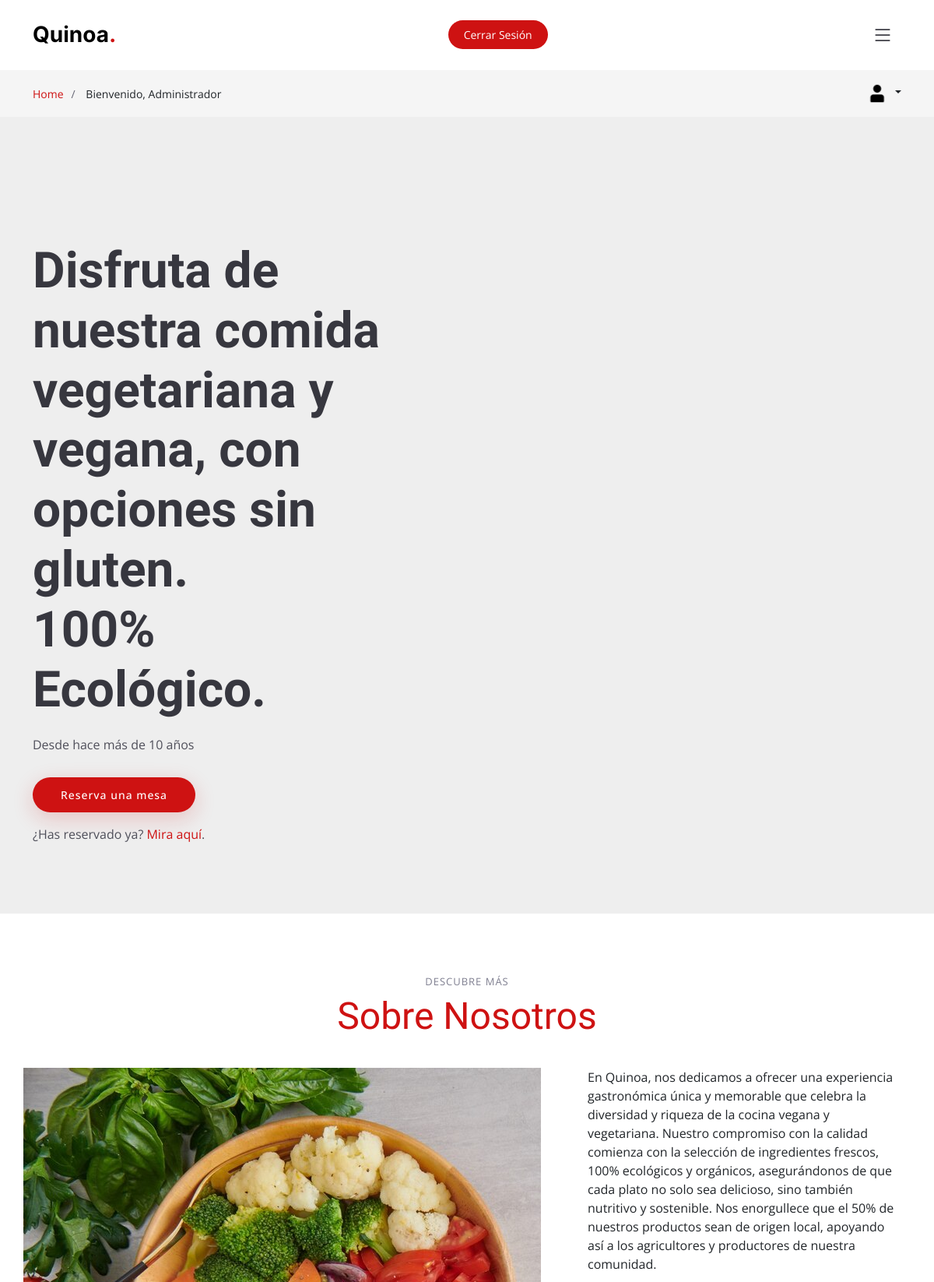
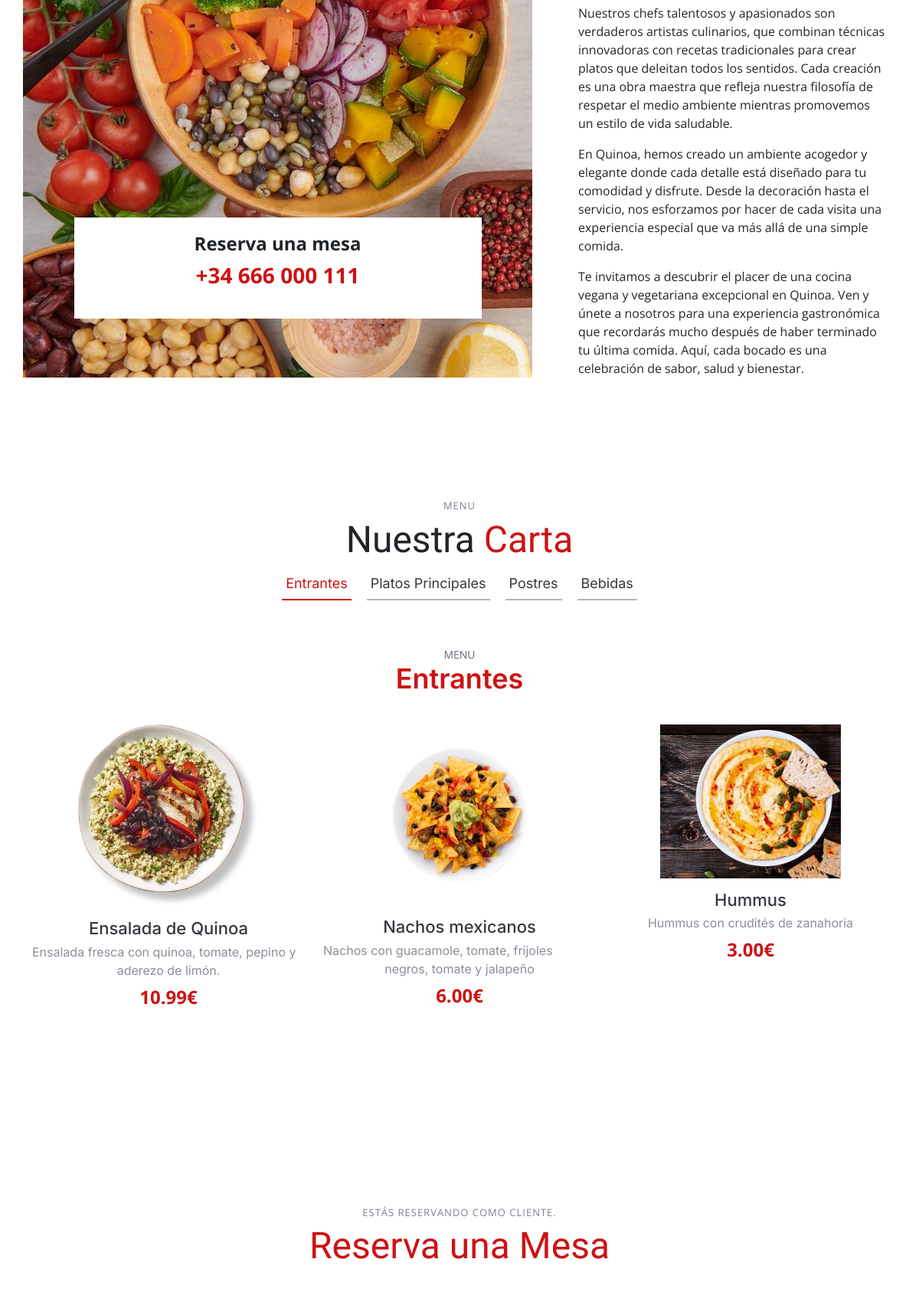
Screenshot of /indexCliente.php (signed in, upper part) with the database file from the repository (2 pictures, top to bottom).
### tables this page shows
CREATE TABLE `menu` (
  `id` int(11) NOT NULL,
  `name` varchar(255) DEFAULT NULL,
  `descrip` varchar(255) DEFAULT NULL,
  `category` varchar(255) NOT NULL,
  `price` decimal(10,2) DEFAULT NULL,
  `img` varchar(255) DEFAULT NULL,
  `state` int(11) NOT NULL
);

### consultas.php (called while the page is built, shortened)
<?php
function conectar()
{
    $conexion = mysqli_connect(DB_SERVER, DB_USERNAME, DB_PASSWORD, DB_NAME);
    return $conexion;
}
function listarMenuIndex()
{
    $conexion = conectar();
    $menuItems = array();
    if ($conexion != null) {
        $sql = "SELECT * FROM menu WHERE state = 1 ORDER BY id ASC";
        $consulta = mysqli_query($conexion, $sql);
        if (mysqli_num_rows($consulta) > 0) {
            while ($datos = mysqli_fetch_assoc($consulta)) {
                $menuItems[] = $datos;
            }
        }
    }
    return $menuItems;
}

### indexCliente.php (the view, shortened to what this page needs)
<?php
require_once("consultas.php");
$menuItems = listarMenuIndex();
?>
<!DOCTYPE html>
<html lang="en">
<head>
  <link href="assets/vendor/bootstrap/css/bootstrap.min.css" rel="stylesheet">
  <link href="assets/vendor/bootstrap-icons/bootstrap-icons.css" rel="stylesheet">
  <link href="assets/vendor/aos/aos.css" rel="stylesheet">
  <link href="assets/vendor/glightbox/css/glightbox.min.css" rel="stylesheet">
  <link href="assets/vendor/swiper/swiper-bundle.min.css" rel="stylesheet">
  <link href="assets/css/main.css" rel="stylesheet">
</head>
<body>
  <header id="header" class="header fixed-top d-flex align-items-center">
    <div class="container d-flex align-items-center justify-content-between">
      <a href="indexCliente.php" class="logo d-flex align-items-center me-auto me-lg-0">
        <h1>Quinoa<span>.</span></h1>
      </a>
      <a class="btn-book-a-table" href="iniciosesion.php" name="logout">Cerrar Sesión</a>
      <i class="mobile-nav-toggle mobile-nav-show bi bi-list"></i>
    </div>
  </header>
  <main id="main">
    <div class="breadcrumbs">
      <div class="container">
        <div class="d-flex justify-content-between align-items-center">
          <ol>
            <li><a href="indexCliente.php">Home</a></li>
            <li>
              Bienvenido, <?php echo $_SESSION["login"]["name"]; ?>
            </li>
          </ol>
          <div class="dropdown book-a-table">
            <a class="nav-link dropdown-toggle" data-bs-toggle="dropdown" href="#" role="button" aria-haspopup="true"
              aria-expanded="false">
              <img src="img/usuario.png" alt="Perfil" width="30" height="30">
            </a>
          </div>
        </div>
      </div>
    </div>
    <section id="hero" class="hero d-flex align-items-center section-bg">
      <div class="container">
        <div class="row justify-content-between gy-5">
          <div
            class="col-lg-5 order-2 order-lg-1 d-flex flex-column justify-content-center align-items-center align-items-lg-start text-center text-lg-start">
            <h2 data-aos="fade-up">Disfruta de nuestra comida vegetariana y vegana, con opciones sin gluten.
              <br>100% Ecológico.
            </h2>
            <p data-aos="fade-up" data-aos-delay="100">Desde hace más de 10 años</p>
            <div class="d-flex" data-aos="fade-up" data-aos-delay="200">
              <a href="#reserva" class="btn-book-a-table">Reserva una mesa</a>
            </div>
            <p class="mt-3 text-center" data-aos="fade-up" data-aos-delay="200">
              ¿Has reservado ya? <a href="#" data-bs-toggle="modal" data-bs-target="#modalReservas">Mira aquí</a>.
            </p>
          </div>
          <div class="col-lg-5 order-1 order-lg-2 text-center text-lg-start">
          </div>
        </div>
      </div>
    </section>
    <section id="about" class="about">
      <div class="container" data-aos="fade-up">
        <div class="section-header">
          <h2>Descubre Más</h2>
          <p><span>Sobre Nosotros</span></p>
        </div>
        <div class="row gy-4">
          <div class="col-lg-7 position-relative about-img" style="background-image: url(assets/img/about.jpg) ;"
            data-aos="fade-up" data-aos-delay="150">
            <div class="call-us position-absolute">
              <h4>Reserva una mesa</h4>
            <p>+34  666 000 111</p>
          </div>
        </div>
        <div class="col-lg-5 d-flex align-items-end" data-aos="fade-up" data-aos-delay="300">
          <div class="content ps-0 ps-lg-5">
            <p>
              En Quinoa, nos dedicamos a ofrecer una experiencia gastronómica única y memorable que celebra la diversidad y riqueza de la cocina vegana y vegetariana. Nuestro compromiso con la calidad comienza con la selección de ingredientes frescos, 100% ecológicos y orgánicos, asegurándonos de que cada plato no solo sea delicioso, sino también nutritivo y sostenible. Nos enorgullece que el 50% de nuestros productos sean de origen local, apoyando así a los agricultores y productores de nuestra comunidad.
            </p>
            <p>
                Nuestros chefs talentosos y apasionados son verdaderos artistas culinarios, que combinan técnicas innovadoras con recetas tradicionales para crear platos que deleitan todos los sentidos. Cada creación es una obra maestra que refleja nuestra filosofía de respetar el medio ambiente mientras promovemos un estilo de vida saludable.
            </p>
            <p>
                En Quinoa, hemos creado un ambiente acogedor y elegante donde cada detalle está diseñado para tu comodidad y disfrute. Desde la decoración hasta el servicio, nos esforzamos por hacer de cada visita una experiencia especial que va más allá de una simple comida.
            </p>
            <p>
                Te invitamos a descubrir el placer de una cocina vegana y vegetariana excepcional en Quinoa. Ven y únete a nosotros para una experiencia gastronómica que recordarás mucho después de haber terminado tu última comida. Aquí, cada bocado es una celebración de sabor, salud y bienestar.
            </p>
            </div>
          </div>
        </div>
      </div>
    </section>
    <section id="menu" class="menu">
      <div class="container" data-aos="fade-up">
        <div class="section-header">
          <h2>Menu</h2>
          <p>Nuestra <span>Carta</span></p>
          <ul class="nav nav-tabs d-flex justify-content-center" data-aos="fade-up" data-aos-delay="200">
            <li class="nav-item">
              <a class="nav-link active show" data-bs-toggle="tab" data-bs-target="#menu-starters">
                <h4>Entrantes</h4>
              </a>
            </li>
            <li class="nav-item">
              <a class="nav-link" data-bs-toggle="tab" data-bs-target="#menu-main">
                <h4>Platos Principales</h4>
              </a>
            <li class="nav-item">
              <a class="nav-link" data-bs-toggle="tab" data-bs-target="#menu-desserts">
                <h4>Postres</h4>
              </a>
            </li>
            <li class="nav-item">
              <a class="nav-link" data-bs-toggle="tab" data-bs-target="#menu-drinks">
                <h4>Bebidas</h4>
              </a>
            </li>
          </ul>
        </div>
        <div class="tab-content" data-aos="fade-up" data-aos-delay="300">
          <div class="tab-pane fade active show" id="menu-starters">
            <div class="tab-header text-center">
              <p>Menu</p>
              <h3>Entrantes</h3>
            </div>
            <div class="row gy-5">
              <?php
              foreach ($menuItems as $item) {
                if ($item['category'] === 'Entrante') {
                  echo '<div class="col-lg-4 menu-item">';
                  echo '<a href="' . $item["img"] . '" class="glightbox"><img src="' . $item["img"] . '" class="menu-img img-fluid" alt=""></a>';
                  echo '<h4>' . $item["name"] . '</h4>';
                  echo '<p class="ingredients">' . $item["descrip"] . '</p>';
                  echo '<p class="price">' . $item["price"] . '€</p>';
                  echo '</div>';
                }
              }
              ?>
            </div>
          </div>
        </div>
      </div>
    </section>
    <section id="reservar" class="sample-page">
      <div class="container" data-aos="fade-up">
        <section id="book-a-table" class="book-a-table">
          <div class="container" data-aos="fade-up">
            <div class="section-header">
              <h2>Estás reservando como cliente.</h2>
              <p> <span>Reserva una Mesa</span> </p>
            </div>
          </div>
        </section>
      </div>
    </section>
</body>
</html>

### rows the page displays
menu: img (picture), name "Ensalada de Quinoa", descrip "Ensalada fresca con quinoa, tomate, pepino y aderezo de limón.", price "10.99"
menu: img (picture), name "Nachos mexicanos", descrip "Nachos con guacamole, tomate, frijoles negros, tomate y jalapeño", price "6.00"
menu: img (picture), name "Hummus", descrip "Hummus con crudités de zanahoria", price "3.00"

### other values shown
$_SESSION["login"]["name"] "Administrador"
